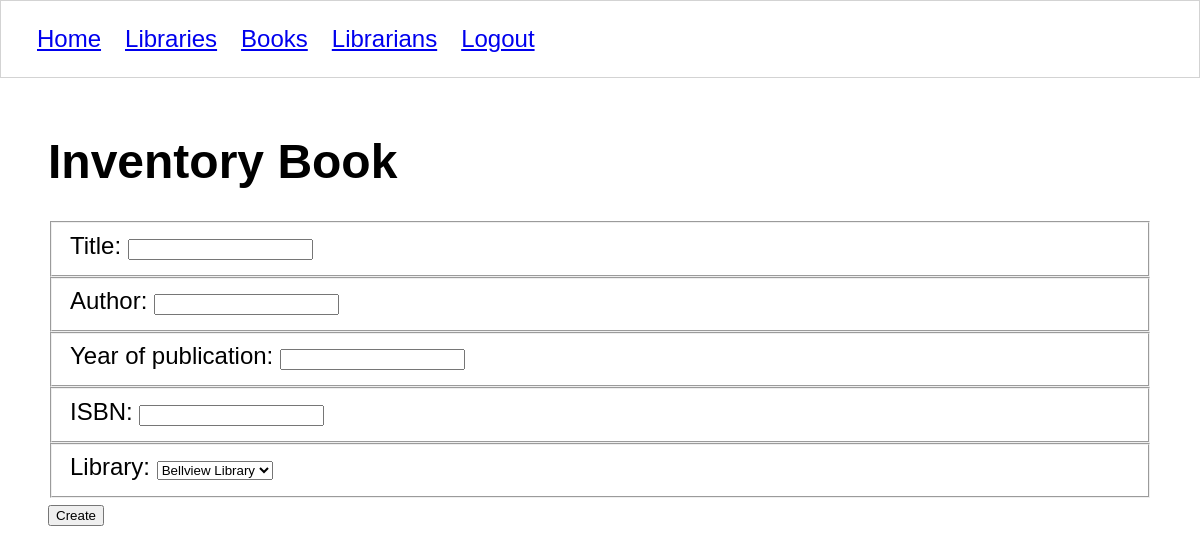
Before: /books/4/form/ (signed in) with the older database file.
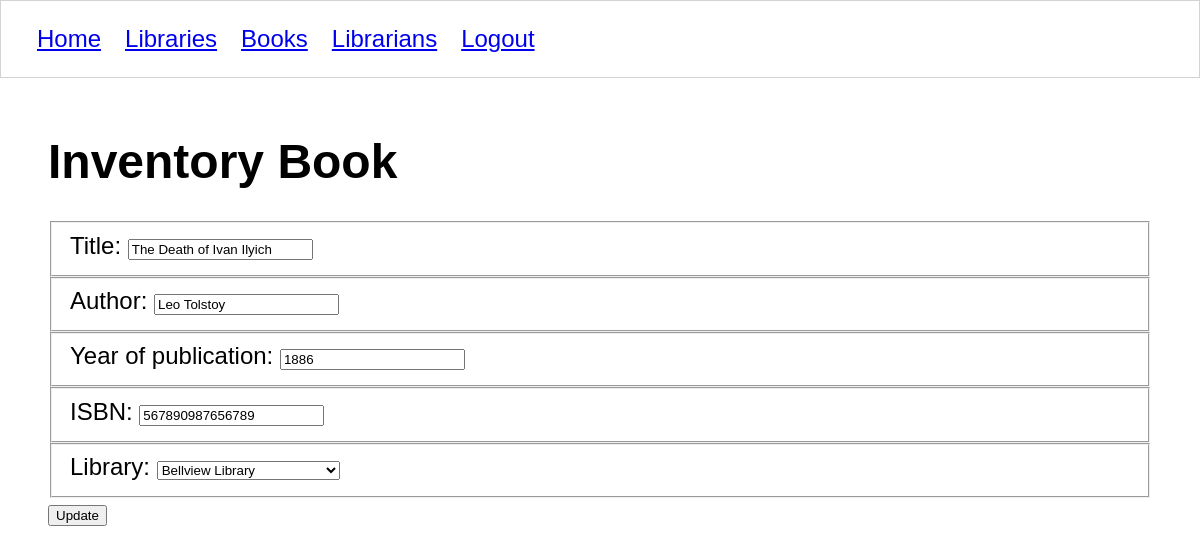
After: the same page with the newer database file.
### libraryapp/models/book.py (models this page shows, shortened)
class Book(models.Model):
    title = models.CharField(max_length = 50)
    ISBN = models.CharField(max_length=100)
    author = models.CharField(max_length=50)
    year_published = models.IntegerField()
    location = models.ForeignKey(Library, on_delete=models.CASCADE)
    librarian = models.ForeignKey(Librarian, on_delete=models.CASCADE)

### libraryapp/models/library.py (models this page shows, shortened)
class Library(models.Model):
    title = models.CharField(max_length = 50)
    address = models.CharField(max_length=50)

### libraryapp/views/books/form.py (the view)
# urls.py: path('books/<int:book_id>/form/', book_edit_form, name='book_edit_form'),
@login_required
def book_edit_form(request, book_id):
    if request.method == 'GET':
        book = get_book(book_id)
        libraries = get_libraries()
        template = 'books/form.html'
        context = {
            'book': book,
            'all_libraries': libraries
        }
        return render(request, template, context)

### libraryapp/models/modelfactory.py (called while the page is built)
def model_factory(model_type):
    def create(cursor, row):
        instance = model_type()
        smart_row = sqlite3.Row(cursor, row)
        for col in smart_row.keys():
            setattr(instance, col, smart_row[col])
        return instance
    return create

### libraryapp/views/books/details.py (called while the page is built)
def get_book(book_id):
    with sqlite3.connect(Connection.db_path) as conn:
        conn.row_factory = create_book
        db_cursor = conn.cursor()
        db_cursor.execute("""
        SELECT
            b.id book_id,
            b.title,
            b.ISBN,
            b.author,
            b.year_published,
            b.librarian_id,
            b.location_id,
            li.id librarian_id,
            u.first_name,
            u.last_name,
            loc.id library_id,
            loc.title library_name
        FROM libraryapp_book b
        JOIN libraryapp_librarian li ON b.librarian_id = li.id
        JOIN libraryapp_library loc ON b.location_id = loc.id
        JOIN auth_user u ON u.id = li.user_id
        WHERE b.id = ?
        """, (book_id,))
        return db_cursor.fetchone()

### libraryapp/templates/books/form.html (shortened to what this page needs)
{% extends 'shared/base.html' %}
{% block content %}
<h1>Inventory Book</h1>
    {% if book.id is not None %}
        <form action="{% url 'libraryapp:book' book.id %}" method="post">
    {% else %}
        <form action="{% url 'libraryapp:books' %}" method="post">
    {% endif %}
        <fieldset>
            <label for="title">Title: </label>
            <input id="title" type="text" name="title" value="{{ book.title }}">
        </fieldset>
        <fieldset>
            <label for="author">Author: </label>
            <input id="author" type="text" name="author" value="{{ book.author }}">
        </fieldset>
        <fieldset>
            <label for="year_published">Year of publication: </label>
            <input id="year_published" type="number" name="year_published" value="{{ book.year_published }}">
        </fieldset>
        <fieldset>
            <label for="ISBN">ISBN: </label>
            <input id="ISBN" type="text" name="ISBN" value="{{ book.ISBN }}">
        </fieldset>
        <fieldset>
            <label for="location">Library: </label>
            <select id="location" type="text" name="location">
                {% for library in all_libraries %}
                <option {% if library.id == book.location_id %}selected{% endif %} value="{{ library.id }}">
                    {{ library.title }}</option>
                {% endfor %}
            </select>
        </fieldset>
        {% if book.id is not None %}
            <input type="submit" value="Update" />
        {% else %}
            <input type="submit" value="Create" />
        {% endif %}
    </form>
{% endblock %}

Changed rows visible on the page:
added Book: title "The Death of Ivan Ilyich", author "Leo Tolstoy", year_published "1886", ISBN "567890987656789", location "Bellview Library"
Other visible differences:
form field value: (not shown) → "Update"
form field location: "Bellview Library" → (not shown)
form field value: "Create" → (not shown)
